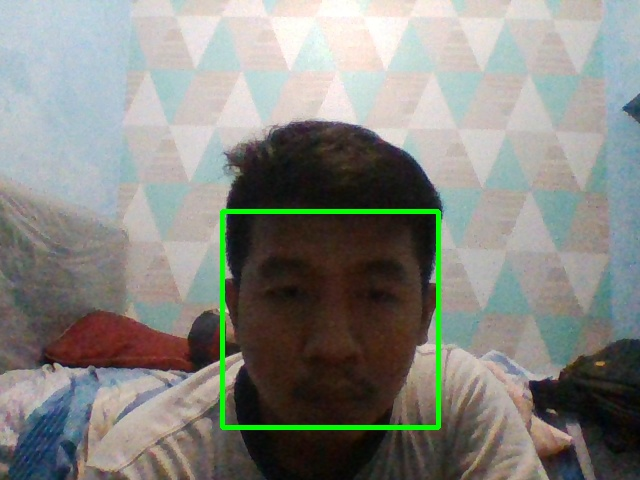
#> input picture Open cv face recognition/datawajah/wajah.111.1.jpg, 640 x 480 px, given in place of the camera
$ python latihan_opencv.py
#> lines starting #> are read from the running program, lines starting #| are printed output that depends on the picture
import cv2

face = cv2.CascadeClassifier('face-detect.xml')
eye = cv2.CascadeClassifier('eye-detect.xml')

video = cv2.VideoCapture(0)

while True:
    _, frame = video.read()
#> frame is the input picture: shape (480, 640, 3); mean B, G, R 128.1, 133.8, 132.9
    gray = cv2.cvtColor(frame, cv2.COLOR_BGR2GRAY)
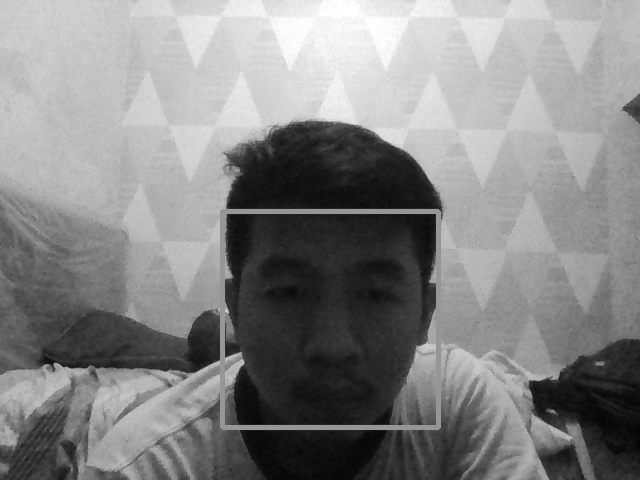
#> gray: shape (480, 640); min 3, max 255, mean 132.9
    edge = cv2.Canny(frame, 70, 70)
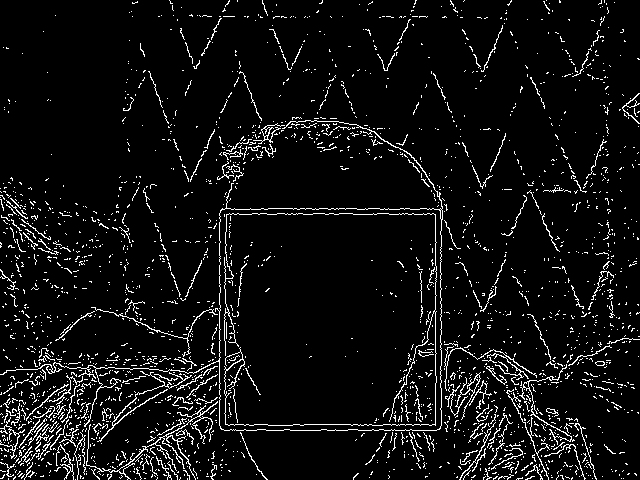
#> edge: shape (480, 640); 6.3% white in thin lines or dots
    muka = face.detectMultiScale(gray, 1.3, 5)
#> muka = ()
    for (x, y, w, h) in muka:
        cv2.rectangle(frame, (x, y), (x+w, y+h), (0,255,0), 4)

        roi_warna = frame[y:y+h, x:x+w]
        roi_gray = gray[y:y + h, x:x + w]
        mata= eye.detectMultiScale(roi_gray, 1.5, 3)
        for (mx,my,mw,mh) in mata:
            cv2.rectangle(roi_warna,(mx, my), (mx+mw, my+mh), (255,255,0), 2)
#> this loop made 0 passes

    cv2.imshow('face and eye detect', frame)
    #cv2.imshow('edge detect', edge)
    exit = cv2.waitKey(1) & 0xff
#> (key x is pressed here)
    if exit == ord('x'):
        break
cv2.destroyAllWindows()
video.release()
